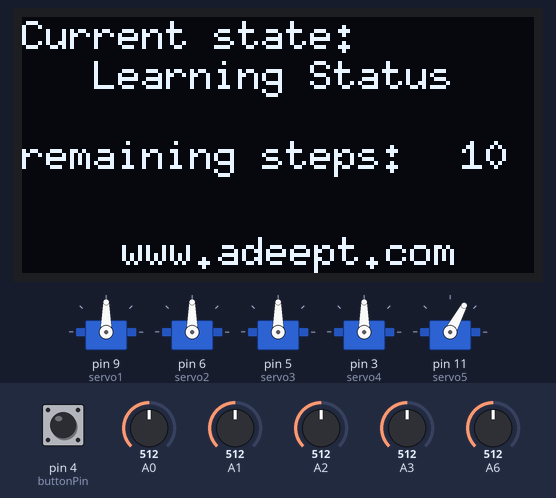
Recording of a sketch running on a simulated Arduino Uno, built with avr-gcc and run on an emulated ATmega328P. Shown: 5 × servo, 128×64 one-colour display. The test bench sets the inputs (shaded band); at power-on: A0 = 512, A1 = 512, A3 = 512, A2 = 512, A6 = 512, pin 4 (buttonPin) HIGH.

Above: at 3.0 s.
3.1 s: A0 set to 716
At 5.3 s:
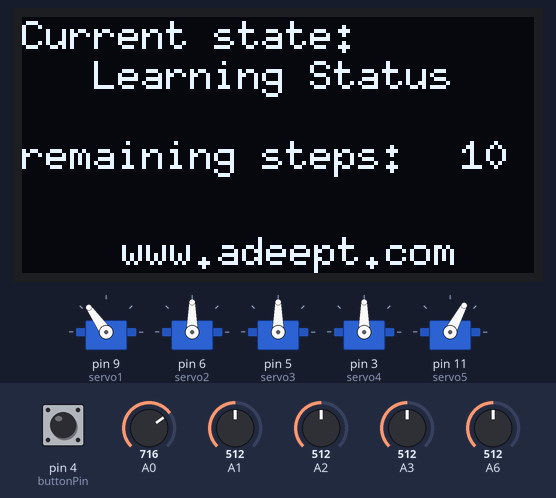
6.2 s: A1 set to 716
At 8.0 s:
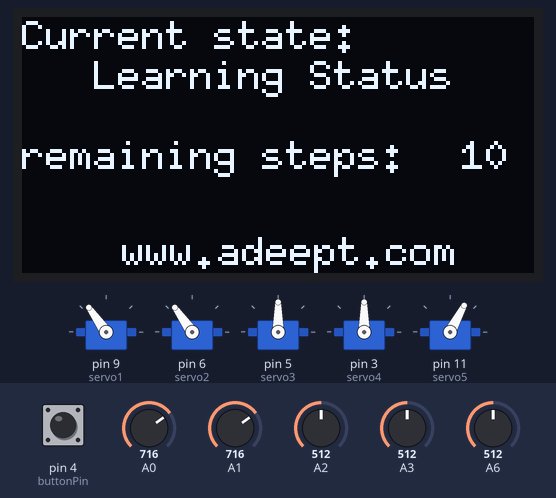
9.3 s: A3 set to 716
At 10.7 s:
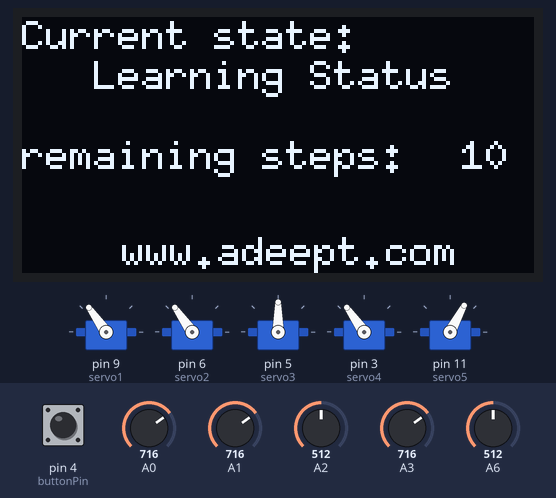
12.4 s: A2 set to 306
At 14.8 s:
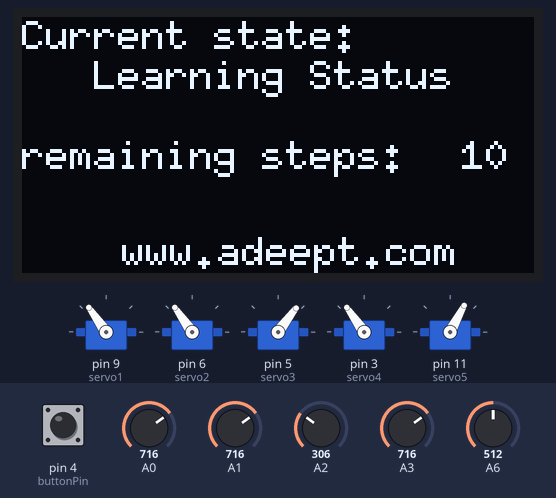
15.5 s: A6 set to 30
At 17.6 s:
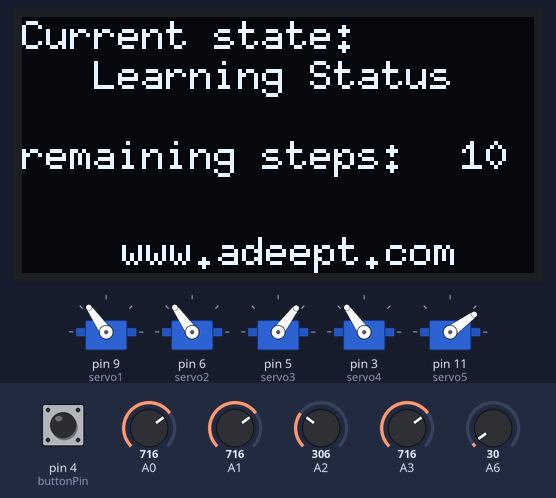
18.6 s: A2 set to 30
At 19.1 s:
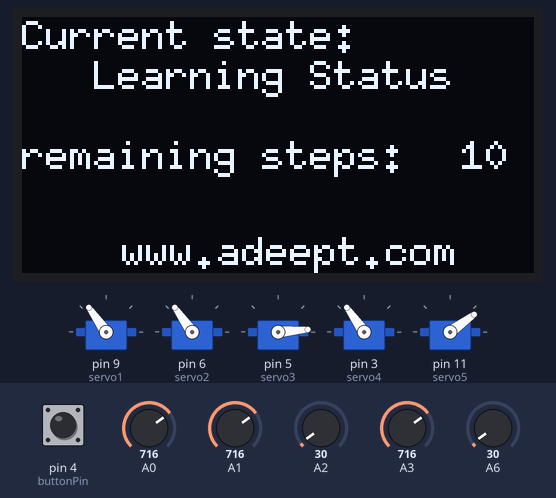
Timing chart, 0 to 21.6 s (numbered marks = the images above; inputs shaded):
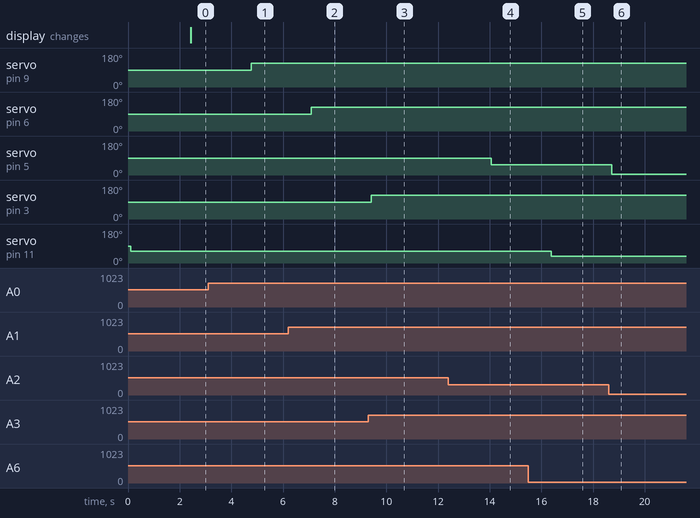

The sketch:

Learning.ino
```cpp
/***********************************************************
File name: Learning.ino
Description:The robotic arm performs the motion that to save by pressing
            the button itself.
Website: www.adeept.com
E-mail: support@adeept.com
Author: Tom
Date: 2020/12/12
***********************************************************/
#include "U8glib.h"
#include <EEPROM.h>
/*I2C*/
U8GLIB_SSD1306_128X64 u8g(U8G_I2C_OPT_NONE);
#include <Servo.h>
Servo servo1;//create servo object to control a servo
Servo servo2;//create servo object to control a servo
Servo servo3;//create servo object to control a servo
Servo servo4;//create servo object to control a servo
Servo servo5;//create servo object to control a servo
//The following can be modified according to your specific needs
int dataServo1 = 90; // Servo 1 rotation range(dataServo1=0~180)
int dataServo2 = 90; // Servo 2 rotation range(dataServo2=0~180)
int dataServo3 = 90; // Servo 3 rotation range(dataServo3=0~180)
int dataServo4 = 90; // Servo 4 rotation range(dataServo4=0~180)
int dataServo5 = 90; // Servo 5 rotation range(dataServo5=35~90)

float dirServo1Offset = 0;    // define a variable for deviation(degree) of the servo
float dirServo2Offset = 0;    // define a variable for deviation(degree) of the servo
float dirServo3Offset = 0;    // define a variable for deviation(degree) of the servo
float dirServo4Offset = 0;    // define a variable for deviation(degree) of the servo
float dirServo5Offset = 0;    // define a variable for deviation(degree) of the servo
int val1=90;//Read potentiometer 1 data
int val2=90;//Read potentiometer 2 data
int val3=90;//Read potentiometer 3 data
int val4=90;//Read potentiometer 4 data
int val5=90;//Read potentiometer 4 data
int number = 10;//Record the number of actions
int oldNumber=0;
char string[4];//OLED display string
char string1[4];//OLED display string
char string2[4];//OLED display string
char string3[4];//OLED display string
char string4[4];//OLED display string
char string5[4];//OLED display string
const int buttonPin = 4;     // the number of the pushbutton pin
/** the current address in the EEPROM (i.e. which byte we're going to write to next) **/
int addr = 0;
// start reading from the first byte (address 0) of the EEPROM
int address = 0;
int value1=90;
int value2=90;
int value3=90;
int value4=90;
int value5=90;

void setup()
{
  servo1.attach(9);//attachs the servo on pin 9 to servo object
  servo2.attach(6);//attachs the servo on pin 6 to servo object
  servo3.attach(5);//attachs the servo on pin 5 to servo object
  servo4.attach(3);//attachs the servo on pin 3 to servo object
  servo5.attach(11);//attachs the servo on pin 11 to servo object

  servo1.write(dataServo1+dirServo1Offset);//goes to dataServo1 degrees
  servo2.write(dataServo2+dirServo2Offset);//goes to dataServo2 degrees
  servo3.write(dataServo3+dirServo3Offset);//goes to dataServo3 degrees
  servo4.write(dataServo4+dirServo4Offset);//goes to dataServo4 degrees
  servo5.write(dataServo5+dirServo5Offset);//goes to dataServo5 degrees

  // initialize the pushbutton pin as an input:
  pinMode(buttonPin, INPUT);
  if ( u8g.getMode() == U8G_MODE_R3G3B2 )
    u8g.setColorIndex(255);     // white
  else if ( u8g.getMode() == U8G_MODE_GRAY2BIT )
    u8g.setColorIndex(3);         // max intensity
  else if ( u8g.getMode() == U8G_MODE_BW )
    u8g.setColorIndex(1);         // pixel on
  u8g.setFont(u8g_font_6x10);
  u8g.setFontRefHeightExtendedText();
  u8g.setDefaultForegroundColor();
  u8g.setFontPosTop();
  oldNumber = number*5;
  delay(100);
}

void loop()
{
  int timer=0;
  if(number!=0){
    val1 = map(analogRead(0), 0, 1023, 0, 180);
    val2 = map(analogRead(1), 0, 1023, 0, 180);
    val3 = map(analogRead(2), 0, 1023, 0, 180);
    val4 = map(analogRead(3), 0, 1023, 0, 180);
    val5 = map(analogRead(6), 0, 1023, 35, 90);
  }
  servoMove();

  if(digitalRead(buttonPin)==LOW){
      while(digitalRead(buttonPin)==LOW){
        delay(100);
        timer++;
        if(timer>=50){timer=50;}
      }
      if(timer==50){
        number=0;
      }else{
        if(number!=0){
          number=number-1;
        }
        EEPROM.write(addr, val1);
        EEPROM.write(addr+1, val2);
        EEPROM.write(addr+2, val3);
        EEPROM.write(addr+3, val4);
        EEPROM.write(addr+4, val5);
        addr = addr + 5;
      }
  }
  if(number==0){
    value1 = EEPROM.read(address);
    val1 = value1;
    value2 = EEPROM.read(address+1);
    val2 = value2;
    value3 = EEPROM.read(address+2);
    val3 = value3;
    value4 = EEPROM.read(address+3);
    val4 = value4;
    value5 = EEPROM.read(address+4);
    val5 = value5;
    address=address+5;
    if(address==oldNumber){
      address=0;
    }
  }
  itoa(number,string,10);
  itoa(value1,string1,10);
  itoa(value2,string2,10);
  itoa(value3,string3,10);
  itoa(value4,string4,10);
  itoa(value5,string5,10);
  u8g.firstPage();
  do {
    u8g.drawStr(0,0,"Current state:  ");
    if(number==0){
      u8g.drawStr(0,10,"    Working status  ");
      u8g.drawStr(0,28,"(1) (2)  (3)  (4) (5)");
      u8g.drawStr(0,41,string1);
      u8g.drawStr(27,41,string2);
      u8g.drawStr(54,41,string3);
      u8g.drawStr(81,41,string4);
      u8g.drawStr(109,41,string5);
    }else{
      u8g.drawStr(0,10,"   Learning Status  ");
      u8g.drawStr(0,30,"remaining steps:     ");
      u8g.drawStr(110,30,string);
    }

    u8g.drawStr(25,54,"www.adeept.com ");
  } while( u8g.nextPage() );
  delay(5);
}
void servoMove(){
  for(int i=0;i<=180;i++){
    servo1.write(dataServo1+dirServo1Offset);//goes to dataServo1 degrees
    servo2.write(dataServo2+dirServo2Offset);//goes to dataServo2 degrees
    servo3.write(dataServo3+dirServo3Offset);//goes to dataServo3 degrees
    servo4.write(dataServo4+dirServo4Offset);//goes to dataServo4 degrees
    servo5.write(dataServo5+dirServo5Offset);//goes to dataServo5 degrees

    dataServo1 = val1;
    dataServo2 = val2;
    dataServo3 = val3;
    dataServo4 = val4;
    dataServo5 = val5;

    delay(10);//wait for 0.01second
  }
}
```

Measured:
- after the input at 3.1 s, servo on pin 9 (servo1): 90° → 125° after 1.7 s
- after the input at 6.2 s, servo on pin 6 (servo2): 90° → 125° after 0.89 s
- after the input at 9.3 s, servo on pin 3 (servo4): 90° → 125° after 0.12 s
- after the input at 12.4 s, servo on pin 5 (servo3): 90° → 53° after 1.7 s
- after the input at 15.5 s, servo on pin 11 (servo5): 62° → 36° after 0.89 s
- after the input at 18.6 s, servo on pin 5 (servo3): 53° → 5° after 0.12 s
